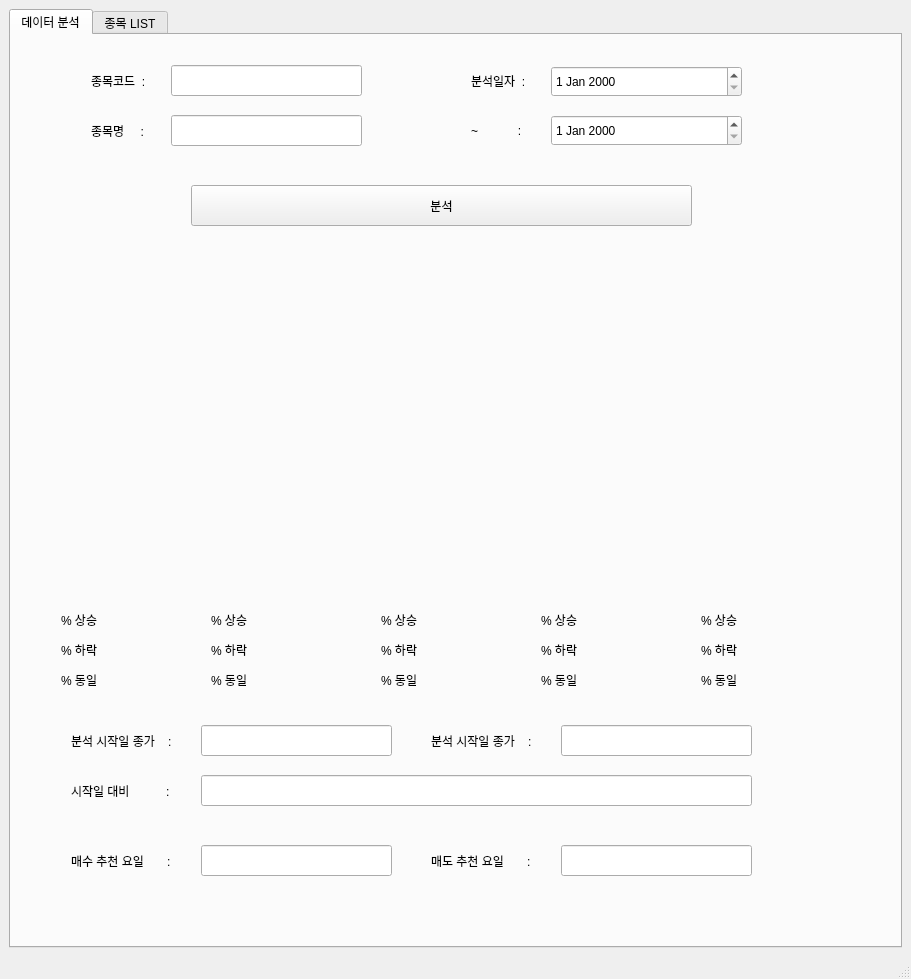
<?xml version="1.0" encoding="UTF-8"?>
<ui version="4.0">
 <class>MainWindow</class>
 <widget class="QMainWindow" name="MainWindow">
  <property name="geometry">
   <rect>
    <x>0</x>
    <y>0</y>
    <width>911</width>
    <height>979</height>
   </rect>
  </property>
  <property name="windowTitle">
   <string>주가 분석 프로그램 (Prod. 인생력전)</string>
  </property>
  <widget class="QWidget" name="centralwidget">
   <layout class="QHBoxLayout" name="horizontalLayout">
    <item>
     <widget class="QTabWidget" name="tabWidget">
      <property name="currentIndex">
       <number>0</number>
      </property>
      <widget class="QWidget" name="main_tab">
       <attribute name="title">
        <string>데이터 분석</string>
       </attribute>
       <widget class="QLineEdit" name="code_lineEdit">
        <property name="geometry">
         <rect>
          <x>160</x>
          <y>30</y>
          <width>191</width>
          <height>31</height>
         </rect>
        </property>
       </widget>
       <widget class="QLabel" name="codelabel">
        <property name="geometry">
         <rect>
          <x>80</x>
          <y>30</y>
          <width>71</width>
          <height>31</height>
         </rect>
        </property>
        <property name="text">
         <string>종목코드  : </string>
        </property>
        <property name="textFormat">
         <enum>Qt::AutoText</enum>
        </property>
       </widget>
       <widget class="QLineEdit" name="name_lineEdit">
        <property name="geometry">
         <rect>
          <x>160</x>
          <y>80</y>
          <width>191</width>
          <height>31</height>
         </rect>
        </property>
       </widget>
       <widget class="QLabel" name="namelabel">
        <property name="geometry">
         <rect>
          <x>80</x>
          <y>80</y>
          <width>71</width>
          <height>31</height>
         </rect>
        </property>
        <property name="text">
         <string>종목명     : </string>
        </property>
       </widget>
       <widget class="QLabel" name="startdate">
        <property name="geometry">
         <rect>
          <x>460</x>
          <y>30</y>
          <width>71</width>
          <height>31</height>
         </rect>
        </property>
        <property name="text">
         <string>분석일자  : </string>
        </property>
       </widget>
       <widget class="QLabel" name="enddate">
        <property name="geometry">
         <rect>
          <x>460</x>
          <y>80</y>
          <width>71</width>
          <height>31</height>
         </rect>
        </property>
        <property name="text">
         <string>~            :</string>
        </property>
       </widget>
       <widget class="QDateEdit" name="start_dateEdit">
        <property name="geometry">
         <rect>
          <x>540</x>
          <y>31</y>
          <width>191</width>
          <height>31</height>
         </rect>
        </property>
       </widget>
       <widget class="QDateEdit" name="end_dateEdit">
        <property name="geometry">
         <rect>
          <x>540</x>
          <y>80</y>
          <width>191</width>
          <height>31</height>
         </rect>
        </property>
       </widget>
       <widget class="QLabel" name="mon_up_label">
        <property name="geometry">
         <rect>
          <x>50</x>
          <y>570</y>
          <width>56</width>
          <height>30</height>
         </rect>
        </property>
        <property name="text">
         <string>% 상승</string>
        </property>
       </widget>
       <widget class="QLabel" name="mon_down_label">
        <property name="geometry">
         <rect>
          <x>50</x>
          <y>600</y>
          <width>56</width>
          <height>30</height>
         </rect>
        </property>
        <property name="text">
         <string>% 하락</string>
        </property>
       </widget>
       <widget class="QLabel" name="mon_eq_label">
        <property name="geometry">
         <rect>
          <x>50</x>
          <y>630</y>
          <width>56</width>
          <height>30</height>
         </rect>
        </property>
        <property name="text">
         <string>% 동일</string>
        </property>
       </widget>
       <widget class="QLabel" name="tue_eq_label">
        <property name="geometry">
         <rect>
          <x>200</x>
          <y>630</y>
          <width>56</width>
          <height>30</height>
         </rect>
        </property>
        <property name="text">
         <string>% 동일</string>
        </property>
       </widget>
       <widget class="QLabel" name="tue_down_label">
        <property name="geometry">
         <rect>
          <x>200</x>
          <y>600</y>
          <width>56</width>
          <height>30</height>
         </rect>
        </property>
        <property name="text">
         <string>% 하락</string>
        </property>
       </widget>
       <widget class="QLabel" name="tue_up_label">
        <property name="geometry">
         <rect>
          <x>200</x>
          <y>570</y>
          <width>56</width>
          <height>30</height>
         </rect>
        </property>
        <property name="text">
         <string>% 상승</string>
        </property>
       </widget>
       <widget class="QLabel" name="wed_up_label">
        <property name="geometry">
         <rect>
          <x>370</x>
          <y>570</y>
          <width>56</width>
          <height>30</height>
         </rect>
        </property>
        <property name="text">
         <string>% 상승</string>
        </property>
       </widget>
       <widget class="QLabel" name="wed_eq_label">
        <property name="geometry">
         <rect>
          <x>370</x>
          <y>630</y>
          <width>56</width>
          <height>30</height>
         </rect>
        </property>
        <property name="text">
         <string>% 동일</string>
        </property>
       </widget>
       <widget class="QLabel" name="wed_down_label">
        <property name="geometry">
         <rect>
          <x>370</x>
          <y>600</y>
          <width>56</width>
          <height>30</height>
         </rect>
        </property>
        <property name="text">
         <string>% 하락</string>
        </property>
       </widget>
       <widget class="QLabel" name="thu_down_label">
        <property name="geometry">
         <rect>
          <x>530</x>
          <y>600</y>
          <width>56</width>
          <height>30</height>
         </rect>
        </property>
        <property name="text">
         <string>% 하락</string>
        </property>
       </widget>
       <widget class="QLabel" name="thu_up_label">
        <property name="geometry">
         <rect>
          <x>530</x>
          <y>570</y>
          <width>56</width>
          <height>30</height>
         </rect>
        </property>
        <property name="text">
         <string>% 상승</string>
        </property>
       </widget>
       <widget class="QLabel" name="thu_eq_label">
        <property name="geometry">
         <rect>
          <x>530</x>
          <y>630</y>
          <width>56</width>
          <height>30</height>
         </rect>
        </property>
        <property name="text">
         <string>% 동일</string>
        </property>
       </widget>
       <widget class="QLabel" name="fri_eq_label">
        <property name="geometry">
         <rect>
          <x>690</x>
          <y>630</y>
          <width>56</width>
          <height>30</height>
         </rect>
        </property>
        <property name="text">
         <string>% 동일</string>
        </property>
       </widget>
       <widget class="QLabel" name="fri_up_label">
        <property name="geometry">
         <rect>
          <x>690</x>
          <y>570</y>
          <width>56</width>
          <height>30</height>
         </rect>
        </property>
        <property name="text">
         <string>% 상승</string>
        </property>
       </widget>
       <widget class="QLabel" name="fri_down_label">
        <property name="geometry">
         <rect>
          <x>690</x>
          <y>600</y>
          <width>56</width>
          <height>30</height>
         </rect>
        </property>
        <property name="text">
         <string>% 하락</string>
        </property>
       </widget>
       <widget class="QPushButton" name="searchbtn">
        <property name="geometry">
         <rect>
          <x>180</x>
          <y>150</y>
          <width>501</width>
          <height>41</height>
         </rect>
        </property>
        <property name="text">
         <string>분석</string>
        </property>
       </widget>
       <widget class="QLineEdit" name="anal_start_val_edit">
        <property name="geometry">
         <rect>
          <x>190</x>
          <y>690</y>
          <width>191</width>
          <height>31</height>
         </rect>
        </property>
       </widget>
       <widget class="QLabel" name="anal_start_value">
        <property name="geometry">
         <rect>
          <x>60</x>
          <y>690</y>
          <width>121</width>
          <height>31</height>
         </rect>
        </property>
        <property name="text">
         <string>분석 시작일 종가    :</string>
        </property>
        <property name="textFormat">
         <enum>Qt::AutoText</enum>
        </property>
       </widget>
       <widget class="QLineEdit" name="anal_end_val_edit">
        <property name="geometry">
         <rect>
          <x>550</x>
          <y>690</y>
          <width>191</width>
          <height>31</height>
         </rect>
        </property>
       </widget>
       <widget class="QLabel" name="anal_end_value">
        <property name="geometry">
         <rect>
          <x>420</x>
          <y>690</y>
          <width>121</width>
          <height>31</height>
         </rect>
        </property>
        <property name="text">
         <string>분석 시작일 종가    :</string>
        </property>
        <property name="textFormat">
         <enum>Qt::AutoText</enum>
        </property>
       </widget>
       <widget class="QLineEdit" name="diff_data_edit">
        <property name="geometry">
         <rect>
          <x>190</x>
          <y>740</y>
          <width>551</width>
          <height>31</height>
         </rect>
        </property>
       </widget>
       <widget class="QLabel" name="diff_data_label">
        <property name="geometry">
         <rect>
          <x>60</x>
          <y>740</y>
          <width>121</width>
          <height>31</height>
         </rect>
        </property>
        <property name="text">
         <string>시작일 대비           :</string>
        </property>
        <property name="textFormat">
         <enum>Qt::AutoText</enum>
        </property>
       </widget>
       <widget class="QLineEdit" name="rcmd_buy_date_edit">
        <property name="geometry">
         <rect>
          <x>190</x>
          <y>810</y>
          <width>191</width>
          <height>31</height>
         </rect>
        </property>
       </widget>
       <widget class="QLabel" name="rcmd_buy_date_label">
        <property name="geometry">
         <rect>
          <x>60</x>
          <y>810</y>
          <width>121</width>
          <height>31</height>
         </rect>
        </property>
        <property name="text">
         <string>매수 추천 요일       :</string>
        </property>
        <property name="textFormat">
         <enum>Qt::AutoText</enum>
        </property>
       </widget>
       <widget class="QLabel" name="rcmd_sell_date_label">
        <property name="geometry">
         <rect>
          <x>420</x>
          <y>810</y>
          <width>121</width>
          <height>31</height>
         </rect>
        </property>
        <property name="text">
         <string>매도 추천 요일       :</string>
        </property>
        <property name="textFormat">
         <enum>Qt::AutoText</enum>
        </property>
       </widget>
       <widget class="QLineEdit" name="rcmd_sell_date_edit">
        <property name="geometry">
         <rect>
          <x>550</x>
          <y>810</y>
          <width>191</width>
          <height>31</height>
         </rect>
        </property>
       </widget>
       <widget class="QWidget" name="verticalLayoutWidget">
        <property name="geometry">
         <rect>
          <x>9</x>
          <y>199</y>
          <width>861</width>
          <height>361</height>
         </rect>
        </property>
        <layout class="QVBoxLayout" name="verticalLayout"/>
       </widget>
      </widget>
      <widget class="QWidget" name="list_tab">
       <attribute name="title">
        <string>종목 LIST</string>
       </attribute>
       <widget class="QTableWidget" name="listCorp">
        <property name="geometry">
         <rect>
          <x>10</x>
          <y>50</y>
          <width>351</width>
          <height>801</height>
         </rect>
        </property>
        <property name="sizePolicy">
         <sizepolicy hsizetype="Fixed" vsizetype="Fixed">
          <horstretch>0</horstretch>
          <verstretch>0</verstretch>
         </sizepolicy>
        </property>
        <property name="palette">
         <palette>
          <active>
           <colorrole role="Base">
            <brush brushstyle="SolidPattern">
             <color alpha="255">
              <red>251</red>
              <green>251</green>
              <blue>251</blue>
             </color>
            </brush>
           </colorrole>
          </active>
          <inactive>
           <colorrole role="Base">
            <brush brushstyle="SolidPattern">
             <color alpha="255">
              <red>251</red>
              <green>251</green>
              <blue>251</blue>
             </color>
            </brush>
           </colorrole>
          </inactive>
          <disabled>
           <colorrole role="Base">
            <brush brushstyle="SolidPattern">
             <color alpha="255">
              <red>240</red>
              <green>240</green>
              <blue>240</blue>
             </color>
            </brush>
           </colorrole>
          </disabled>
         </palette>
        </property>
        <property name="horizontalScrollBarPolicy">
         <enum>Qt::ScrollBarAlwaysOff</enum>
        </property>
        <property name="autoScroll">
         <bool>true</bool>
        </property>
        <property name="editTriggers">
         <set>QAbstractItemView::NoEditTriggers</set>
        </property>
        <property name="dragDropOverwriteMode">
         <bool>false</bool>
        </property>
        <property name="alternatingRowColors">
         <bool>true</bool>
        </property>
        <property name="selectionMode">
         <enum>QAbstractItemView::SingleSelection</enum>
        </property>
        <property name="selectionBehavior">
         <enum>QAbstractItemView::SelectRows</enum>
        </property>
        <property name="showGrid">
         <bool>true</bool>
        </property>
        <property name="wordWrap">
         <bool>false</bool>
        </property>
        <property name="rowCount">
         <number>31</number>
        </property>
        <property name="columnCount">
         <number>4</number>
        </property>
        <attribute name="verticalHeaderVisible">
         <bool>false</bool>
        </attribute>
        <row/>
        <row/>
        <row/>
        <row/>
        <row/>
        <row/>
        <row/>
        <row/>
        <row/>
        <row/>
        <row/>
        <row/>
        <row/>
        <row/>
        <row/>
        <row/>
        <row/>
        <row/>
        <row/>
        <row/>
        <row/>
        <row/>
        <row/>
        <row/>
        <row/>
        <row/>
        <row/>
        <row/>
        <row/>
        <row/>
        <row/>
        <column>
         <property name="text">
          <string>종목코드</string>
         </property>
        </column>
        <column>
         <property name="text">
          <string>기업명</string>
         </property>
        </column>
        <column/>
        <column/>
       </widget>
       <widget class="QPushButton" name="btnSearch">
        <property name="geometry">
         <rect>
          <x>290</x>
          <y>10</y>
          <width>71</width>
          <height>31</height>
         </rect>
        </property>
        <property name="text">
         <string>검색</string>
        </property>
       </widget>
       <widget class="QTextEdit" name="txtBoxName">
        <property name="geometry">
         <rect>
          <x>136</x>
          <y>10</y>
          <width>151</width>
          <height>31</height>
         </rect>
        </property>
       </widget>
       <widget class="QComboBox" name="comBoxProp">
        <property name="geometry">
         <rect>
          <x>10</x>
          <y>10</y>
          <width>121</width>
          <height>31</height>
         </rect>
        </property>
        <item>
         <property name="text">
          <string>종목코드</string>
         </property>
        </item>
        <item>
         <property name="text">
          <string>기업명</string>
         </property>
        </item>
       </widget>
       <widget class="QGroupBox" name="groupInfoCorp">
        <property name="geometry">
         <rect>
          <x>380</x>
          <y>10</y>
          <width>441</width>
          <height>841</height>
         </rect>
        </property>
        <property name="title">
         <string>기업 정보</string>
        </property>
        <widget class="QTableWidget" name="detailCorp">
         <property name="enabled">
          <bool>true</bool>
         </property>
         <property name="geometry">
          <rect>
           <x>10</x>
           <y>220</y>
           <width>421</width>
           <height>601</height>
          </rect>
         </property>
         <property name="frameShape">
          <enum>QFrame::StyledPanel</enum>
         </property>
         <property name="frameShadow">
          <enum>QFrame::Sunken</enum>
         </property>
         <property name="editTriggers">
          <set>QAbstractItemView::NoEditTriggers</set>
         </property>
         <property name="selectionMode">
          <enum>QAbstractItemView::SingleSelection</enum>
         </property>
         <property name="selectionBehavior">
          <enum>QAbstractItemView::SelectColumns</enum>
         </property>
        </widget>
        <widget class="QWidget" name="gridLayoutWidget">
         <property name="geometry">
          <rect>
           <x>10</x>
           <y>30</y>
           <width>421</width>
           <height>181</height>
          </rect>
         </property>
         <layout class="QGridLayout" name="gridLayout">
          <property name="sizeConstraint">
           <enum>QLayout::SetDefaultConstraint</enum>
          </property>
          <property name="spacing">
           <number>12</number>
          </property>
          <item row="0" column="0">
           <widget class="QLabel" name="lblCorp">
            <property name="font">
             <font>
              <family>맑은 고딕</family>
              <pointsize>20</pointsize>
             </font>
            </property>
            <property name="text">
             <string>Corperation</string>
            </property>
            <property name="alignment">
             <set>Qt::AlignCenter</set>
            </property>
           </widget>
          </item>
         </layout>
        </widget>
        <widget class="QProgressBar" name="pgBarSearch">
         <property name="geometry">
          <rect>
           <x>10</x>
           <y>820</y>
           <width>421</width>
           <height>10</height>
          </rect>
         </property>
         <property name="value">
          <number>24</number>
         </property>
         <property name="alignment">
          <set>Qt::AlignCenter</set>
         </property>
         <property name="textVisible">
          <bool>false</bool>
         </property>
         <property name="orientation">
          <enum>Qt::Horizontal</enum>
         </property>
         <property name="invertedAppearance">
          <bool>false</bool>
         </property>
        </widget>
       </widget>
      </widget>
     </widget>
    </item>
   </layout>
  </widget>
  <widget class="QMenuBar" name="menubar">
   <property name="geometry">
    <rect>
     <x>0</x>
     <y>0</y>
     <width>911</width>
     <height>31</height>
    </rect>
   </property>
  </widget>
  <widget class="QStatusBar" name="statusBar"/>
 </widget>
 <resources/>
 <connections/>
</ui>
